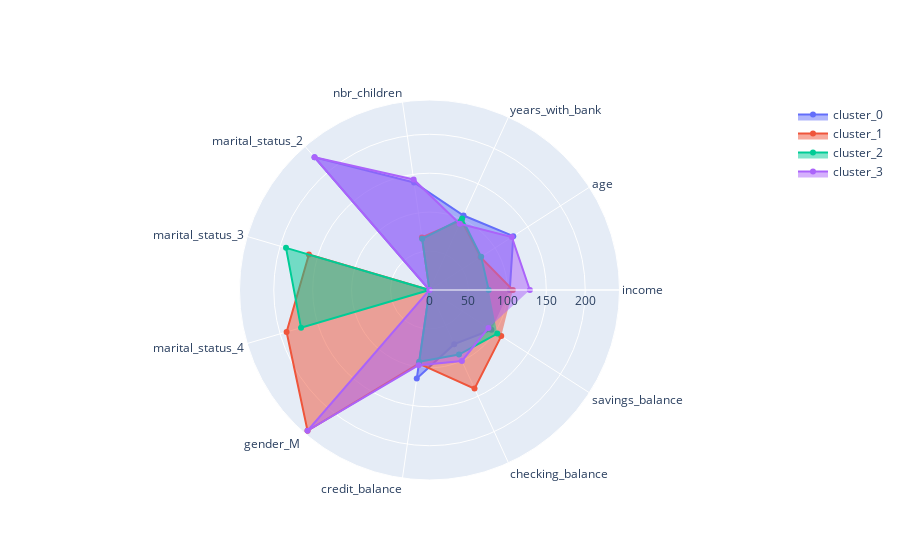

The notebook cell this image was saved under:
### Code cell
plot_radar_chart(Nik(df_cust_seg2, 'MinMax', 'KMeans', 4, epsilon=0.2, min_samples=10))

### Figure 1 — Plotly figure (JSON) as saved in the notebook; plotly's stock layout.template omitted (floating-point values rounded to 4 significant figures)
{"data": [{"fill": "toself", "name": "cluster_0", "r": [103.1, 127.9, 105.2, 139.5, 225.4, 0, 0, 0, 114.9, 76.45, 94.55], "theta": ["income", "age", "years_with_bank", "nbr_children", "marital_status_2", "marital_status_3", "marital_status_4", "gender_M ", "credit_balance", "checking_balance", "savings_balance"], "type": "scatterpolar"}, {"fill": "toself", "name": "cluster_1", "r": [107.0, 77.97, 98.58, 68.23, 0, 161.4, 191.3, 239.2, 95.54, 139.2, 109.5], "theta": ["income", "age", "years_with_bank", "nbr_children", "marital_status_2", "marital_status_3", "marital_status_4", "gender_M ", "credit_balance", "checking_balance", "savings_balance"], "type": "scatterpolar"}, {"fill": "toself", "name": "cluster_2", "r": [76.05, 78.86, 100.8, 66.44, 0, 192.1, 171.9, 0, 93.23, 91.16, 103.5], "theta": ["income", "age", "years_with_bank", "nbr_children", "marital_status_2", "marital_status_3", "marital_status_4", "gender_M ", "credit_balance", "checking_balance", "savings_balance"], "type": "scatterpolar"}, {"fill": "toself", "name": "cluster_3", "r": [128.9, 125.7, 93.51, 143.4, 225.4, 0, 0, 239.2, 97.53, 100.2, 90.0], "theta": ["income", "age", "years_with_bank", "nbr_children", "marital_status_2", "marital_status_3", "marital_status_4", "gender_M ", "credit_balance", "checking_balance", "savings_balance"], "type": "scatterpolar"}], "layout": {"autosize": true, "polar": {"angularaxis": {"type": "category"}, "radialaxis": {"autorange": true, "range": [0, 249.6], "type": "linear", "visible": true}}, "showlegend": true}}
